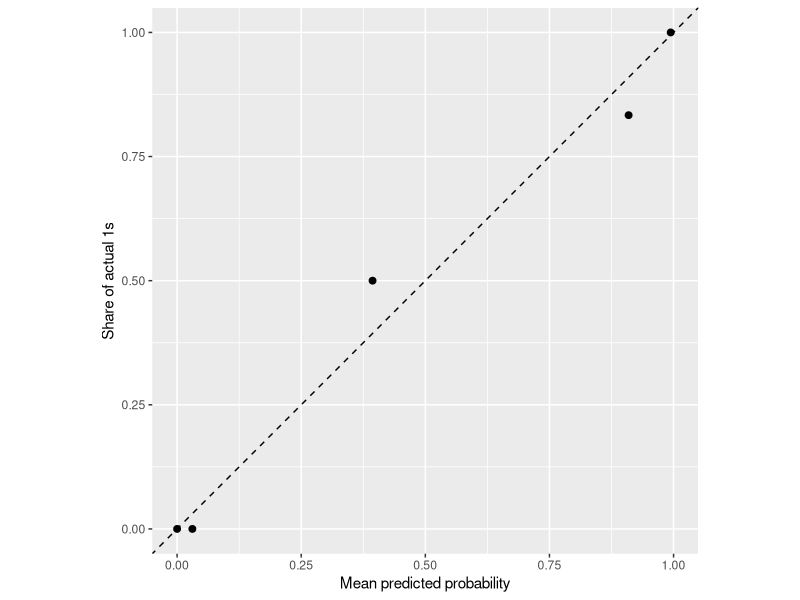
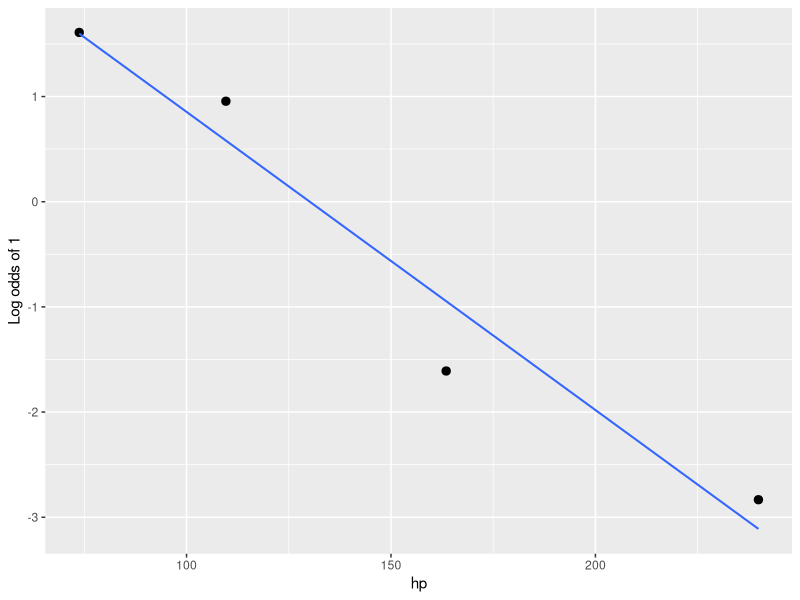

The R script that drew these images, in order:
# ============================================================
# Project 1, Part 3: Modeling and Diagnostics -- LOGISTIC REGRESSION
# MA 214 Applied Statistics
# ============================================================
# For a binary response. Filled in with mtcars (vs = 1: straight engine).
# Replace the lines marked  # <- EDIT  with your own.


library(dplyr)
library(readr)
library(tidyr)
library(ggplot2)


# ------------------------------------------------------------
# 1. Loading the data
# ------------------------------------------------------------

# raw_data <- read_csv("my_data.csv")                      # <- EDIT: your data file
raw_data <- mtcars                                         # <- EDIT: delete this line

clean_data <- raw_data |>                                  # <- EDIT: your cleaning steps
  mutate(am = factor(am, levels = 0:1, labels = c("automatic", "manual")))

# 1b. Name your variables. Use the column names in clean_data, in quotes.
response   <- "vs"                                         # <- EDIT: binary, coded 0/1
predictors <- c("hp", "wt")                                # <- EDIT: at least two numerical
group_var  <- "am"                                         # <- EDIT: one categorical variable

table(clean_data[[response]])       # must be 0/1; 1 = the outcome you predict

# The first level of the factor is the reference level.
clean_data[[group_var]] <- factor(clean_data[[group_var]])
# clean_data[[group_var]] <- relevel(clean_data[[group_var]], ref = "LEVEL")   # <- EDIT (optional)

# Every model must use the same rows.
clean_data <- drop_na(clean_data, all_of(c(response, predictors, group_var)))

nrow(clean_data)                    # worksheet: rows after cleaning
levels(clean_data[[group_var]])     # first level = reference
mean(clean_data[[response]])        # share of 1s


# ------------------------------------------------------------
# 2. Candidate models (A fits, B compares)
# ------------------------------------------------------------
main_x <- "hp"                      # <- EDIT: the predictor your question is about

g1 <- glm(vs ~ hp, data = clean_data, family = binomial)           # <- EDIT: simple
g2 <- glm(vs ~ hp + wt, data = clean_data, family = binomial)      # <- EDIT: multiple
g3 <- glm(vs ~ hp + wt + am, data = clean_data, family = binomial) # <- EDIT: + categorical

# Model 4 is your choice.
g4 <- glm(vs ~ hp + am, data = clean_data, family = binomial)      # <- EDIT

# AIC: lower is better.
AIC(g1, g2, g3, g4)

# Accuracy: higher is better.
mean((fitted(g1) > 0.5) == clean_data$vs)     # <- EDIT: your response
mean((fitted(g2) > 0.5) == clean_data$vs)
mean((fitted(g3) > 0.5) == clean_data$vs)
mean((fitted(g4) > 0.5) == clean_data$vs)

cor(select(clean_data, all_of(predictors)))

# Your recommended model.
final_model <- g4                                          # <- EDIT


# ------------------------------------------------------------
# 3. Interpret (A)
# ------------------------------------------------------------
summary(final_model)
round(coef(final_model), 3)         # log odds
round(exp(coef(final_model)), 3)    # odds ratios
round(exp(confint(final_model)), 3)

# Worksheet: one sentence for a slope, one for an indicator.


# ------------------------------------------------------------
# 4. Check the model (C)
# ------------------------------------------------------------
diag_data <- clean_data |>
  mutate(prob = fitted(final_model))

# (i) Classification, cutoff 0.5
diag_data <- mutate(diag_data, pred = as.integer(prob > 0.5))
table(predicted = diag_data$pred, actual = diag_data[[response]])
mean(diag_data$pred == diag_data[[response]])    # accuracy
# Always guessing the more common outcome:
max(mean(diag_data[[response]]), 1 - mean(diag_data[[response]]))

# (ii) Calibration: points near the dashed line are good
diag_data |>
  mutate(bin = ntile(prob, 5)) |>
  group_by(bin) |>
  summarise(predicted = mean(prob), observed = mean(.data[[response]]), n = n()) |>
  ggplot(aes(x = predicted, y = observed)) +
  geom_abline(linetype = "dashed") +
  geom_point(size = 2) +
  coord_equal(xlim = c(0, 1), ylim = c(0, 1)) +
  labs(x = "Mean predicted probability", y = "Share of actual 1s")

# (iii) Linearity in the log odds: roughly a straight line is good
diag_data |>
  mutate(bin = ntile(.data[[main_x]], 4)) |>                       # <- EDIT: 4 groups
  group_by(bin) |>
  summarise(x = mean(.data[[main_x]]), n = n(), k = sum(.data[[response]]),
            log_odds = log((k + 0.5) / (n - k + 0.5))) |>
  ggplot(aes(x = x, y = log_odds)) +
  geom_point(size = 2.5) +
  geom_smooth(method = "lm", se = FALSE, formula = y ~ x, linewidth = 0.7) +
  labs(x = main_x, y = "Log odds of 1")

# (iv) Cases the model gets wrong
diag_data |>
  filter(pred != .data[[response]]) |>
  select(all_of(c(response, predictors, group_var)), prob)


# ------------------------------------------------------------
# 5. Predict (D)
# ------------------------------------------------------------
# Range of each predictor (stay inside it)
clean_data |>
  summarise(across(all_of(predictors), list(min = min, max = max)))

# Two hypothetical cars: change horsepower, keep weight and transmission fixed.
# Each position in c(...) is one case: first car, second car.
# EDIT: use your model's predictor names, realistic values, and existing categories.
new_cases <- tibble(
  hp = c(120, 180),                         # <- EDIT: main predictor
  wt = c(3, 3),                             # <- EDIT: same in both cases
  am = c("automatic", "automatic")           # <- EDIT: same category in both cases
)

new_cases$prob <- predict(final_model, newdata = new_cases, type = "response")
new_cases           # worksheet: case and predicted probability

# ggsave("calibration.png", width = 6, height = 4)
